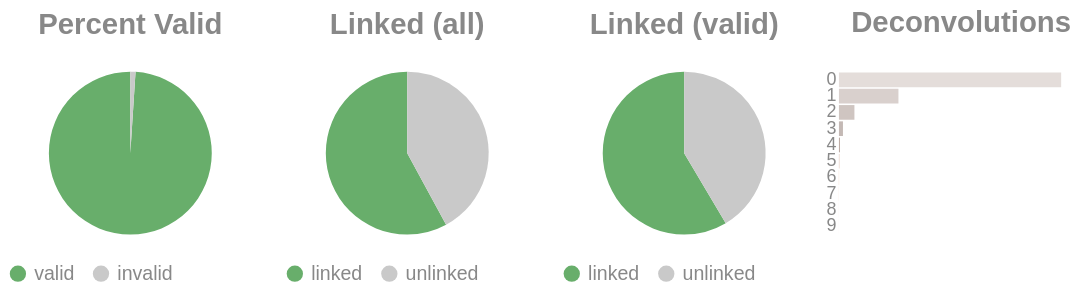

Notebook code for this chart:
### Code cell
if SKIPLR:
    pass
else:
    clash = Counter()
    for i in valids['molecule'].to_list():
        _mol = i.split("-")
        if len(_mol) == 1:
            clash.update('0')
        else:
            clash.update(_mol[-1])

    _d = {"deconvolutions": [], 'count': []}
    for k,v in clash.items():
        _d['deconvolutions'].append(k)
        _d['count'].append(v)

    tot_valid = valids['reads'].sum()
    mask = valids['reads'] >= 2
    n_linked_reads = valids.filter(mask)['reads'].sum()
    if n_linked_reads == 0:
        print_html("No linked molecules (>=2 reads) were detected; skipping linked-only distributions.")
        SKIPLR = True
    else:
        perc_valid = round(tot_valid / n_reads, 4)
        linked_perc_abs = round(n_linked_reads / n_reads, 4)
        linked_perc = round(n_linked_reads / tot_valid, 4)

    _valid = pl.DataFrame({"valids": ['valid', 'invalid'], "count": [tot_valid, n_reads - tot_valid]})
    _linked_abs = pl.DataFrame({"linked (absolute)": ['linked', 'unlinked'], "count": [n_linked_reads, n_reads - n_linked_reads]})
    _linked_rel = pl.DataFrame({"linked (valids)": ['linked', 'unlinked'], "count": [n_linked_reads, tot_valid - n_linked_reads]})

    (
        alt.hconcat(
            piechart(_valid, goodval = 'valid', title = "Percent Valid"),
            piechart(_linked_abs, goodval = "linked", title =  "Linked (all)"),
            piechart(_linked_rel, goodval = "linked", title =  "Linked (valid)"),
            convolutionbar(pl.DataFrame(_d), title = "Deconvolutions"),
            center = True,
            bounds = 'flush'
        )
        .resolve_scale(color='independent')
        .resolve_legend('independent')
        .properties(usermeta={'embedOptions': {"actions": False}})
    ).display()

### Figure 1 — Vega-Lite specification as saved in the notebook (floating-point values rounded to 4 significant figures)
{"width": "container", "height": 400, "config": {"title": {"anchor": "start", "dy": -15, "fontSize": 18, "color": "#888888", "subtitleColor": "#888888", "subtitleFontSize": 14}, "arc": {"fill": "#0072B2"}, "axis": {"domainColor": "#888888", "domainWidth": 0.5, "gridWidth": 0.2, "grid": false, "titleFontWeight": 400, "titleFontSize": 15, "labelFontSize": 11, "labelColor": "#888888", "tickColor": "#888888", "tickWidth": 0.2, "titleColor": "#888888"}, "axisBand": {"grid": false}, "axisX": {"grid": true, "tickSize": 10, "domainCap": "round"}, "axisY": {"domain": false, "grid": true, "tickSize": 0, "domainCap": "round"}, "background": "transparent", "header": {"labelFontSize": 15, "labelColor": "#888888", "titleFontSize": 15, "titleFontWeight": 600, "titleColor": "#888888"}, "legend": {"labelFont": "sans-serif", "labelFontSize": 12, "labelColor": "#888888", "symbolSize": 100, "symbolType": "circle", "titleFontSize": 12, "titlePadding": 10, "titleColor": "#888888", "title": null}, "range": {"category": ["#E69F00", "#56B4E9", "#009E73", "#F0E442", "#0072B2", "#D55E00", "#CC79A7", "#000000"], "diverging": ["#cfe8f3", "#a2d4ec", "#73bfe2", "#46abdb", "#1696d2", "#12719e"]}, "area": {"fill": "#0072B2", "fillOpacity": 0.7, "line": true, "strokeOpacity": 0.7}, "line": {"color": "#0072B2", "stroke": "#0072B2", "strokeWidth": 2}, "trail": {"color": "#0072B2", "stroke": "#0072B2", "strokeWidth": 0, "size": 1}, "point": {"filled": true, "fillOpacity": 1.0, "size": 95}, "text": {"color": "#888888", "fontSize": 11, "align": "right", "fontWeight": 400, "size": 11}, "bar": {"fill": "#0072B2", "stroke": null}, "view": {"stroke": null, "continuousWidth": 660, "continuousHeight": 400}}, "hconcat": [{"data": {"name": "data-94fd93f5aa9796cd880920a5570c5e12"}, "mark": {"type": "arc"}, "encoding": {"color": {"field": "valids", "legend": {"orient": "bottom", "title": null}, "scale": {"domain": ["valid", "invalid"], "range": ["#68ae6b", "#C9C9C9"]}, "title": "Valids", "type": "nominal"}, "theta": {"field": "count", "type": "quantitative"}, "tooltip": [{"field": "valids", "title": "Valids", "type": "ordinal"}, {"field": "percent", "format": ".2%", "title": "Percent", "type": "quantitative"}, {"field": "count", "title": "Count", "type": "quantitative"}]}, "height": 100, "title": {"text": "Percent Valid", "align": "center", "anchor": "middle"}, "transform": [{"calculate": "datum.count / 18500693", "as": "percent"}], "width": 150}, {"data": {"name": "data-a406eebd16bdd9296d4496e8f6ac2858"}, "mark": {"type": "arc"}, "encoding": {"color": {"field": "linked (absolute)", "legend": {"orient": "bottom", "title": null}, "scale": {"domain": ["linked", "unlinked"], "range": ["#68ae6b", "#C9C9C9"]}, "title": "Linked (Absolute)", "type": "nominal"}, "theta": {"field": "count", "type": "quantitative"}, "tooltip": [{"field": "linked (absolute)", "title": "Linked (Absolute)", "type": "ordinal"}, {"field": "percent", "format": ".2%", "title": "Percent", "type": "quantitative"}, {"field": "count", "title": "Count", "type": "quantitative"}]}, "height": 100, "title": {"text": "Linked (all)", "align": "center", "anchor": "middle"}, "transform": [{"calculate": "datum.count / 18500693", "as": "percent"}], "width": 150}, {"data": {"name": "data-ed56602331ccaca2f5baac16ebdd3326"}, "mark": {"type": "arc"}, "encoding": {"color": {"field": "linked (valids)", "legend": {"orient": "bottom", "title": null}, "scale": {"domain": ["linked", "unlinked"], "range": ["#68ae6b", "#C9C9C9"]}, "title": "Linked (Valids)", "type": "nominal"}, "theta": {"field": "count", "type": "quantitative"}, "tooltip": [{"field": "linked (valids)", "title": "Linked (Valids)", "type": "ordinal"}, {"field": "percent", "format": ".2%", "title": "Percent", "type": "quantitative"}, {"field": "count", "title": "Count", "type": "quantitative"}]}, "height": 100, "title": {"text": "Linked (valid)", "align": "center", "anchor": "middle"}, "transform": [{"calculate": "datum.count / 18311157", "as": "percent"}], "width": 150}, {"data": {"name": "data-fb1c79c99769b1d2be03f7923605afcb"}, "mark": {"type": "bar"}, "encoding": {"color": {"field": "deconvolutions", "legend": null, "scale": {"scheme": "lightgreyred"}, "type": "nominal"}, "tooltip": [{"field": "deconvolutions", "title": "Deconvolutions", "type": "ordinal"}, {"field": "percent", "format": ".2%", "title": "Percent", "type": "quantitative"}, {"field": "count", "title": "Count", "type": "quantitative"}], "x": {"axis": null, "field": "count", "type": "quantitative"}, "y": {"field": "deconvolutions", "sort": "ascending", "title": null, "type": "nominal"}}, "height": 100, "title": {"text": "Deconvolutions", "align": "center", "anchor": "middle"}, "transform": [{"calculate": "datum.count / 11152702", "as": "percent"}], "width": 150}], "bounds": "flush", "center": true, "resolve": {"legend": {"angle": "independent"}, "scale": {"color": "independent"}}, "usermeta": {"embedOptions": {"actions": false}}, "$schema": "https://vega.github.io/schema/vega-lite/v6.4.1.json", "datasets": {"data-94fd93f5aa9796cd880920a5570c5e12": [{"valids": "valid", "count": 18311157}, {"valids": "invalid", "count": 189536}], "data-a406eebd16bdd9296d4496e8f6ac2858": [{"linked (absolute)": "linked", "count": 10715007}, {"linked (absolute)": "unlinked", "count": 7785686}], "data-ed56602331ccaca2f5baac16ebdd3326": [{"linked (valids)": "linked", "count": 10715007}, {"linked (valids)": "unlinked", "count": 7596150}], "data-fb1c79c99769b1d2be03f7923605afcb": [{"deconvolutions": "0", "count": 8185330}, {"deconvolutions": "1", "count": 2191645}, {"deconvolutions": "2", "count": 570554}, {"deconvolutions": "3", "count": 148204}, {"deconvolutions": "4", "count": 39835}, {"deconvolutions": "5", "count": 11500}, {"deconvolutions": "6", "count": 3611}, {"deconvolutions": "7", "count": 1226}, {"deconvolutions": "8", "count": 526}, {"deconvolutions": "9", "count": 271}]}}
